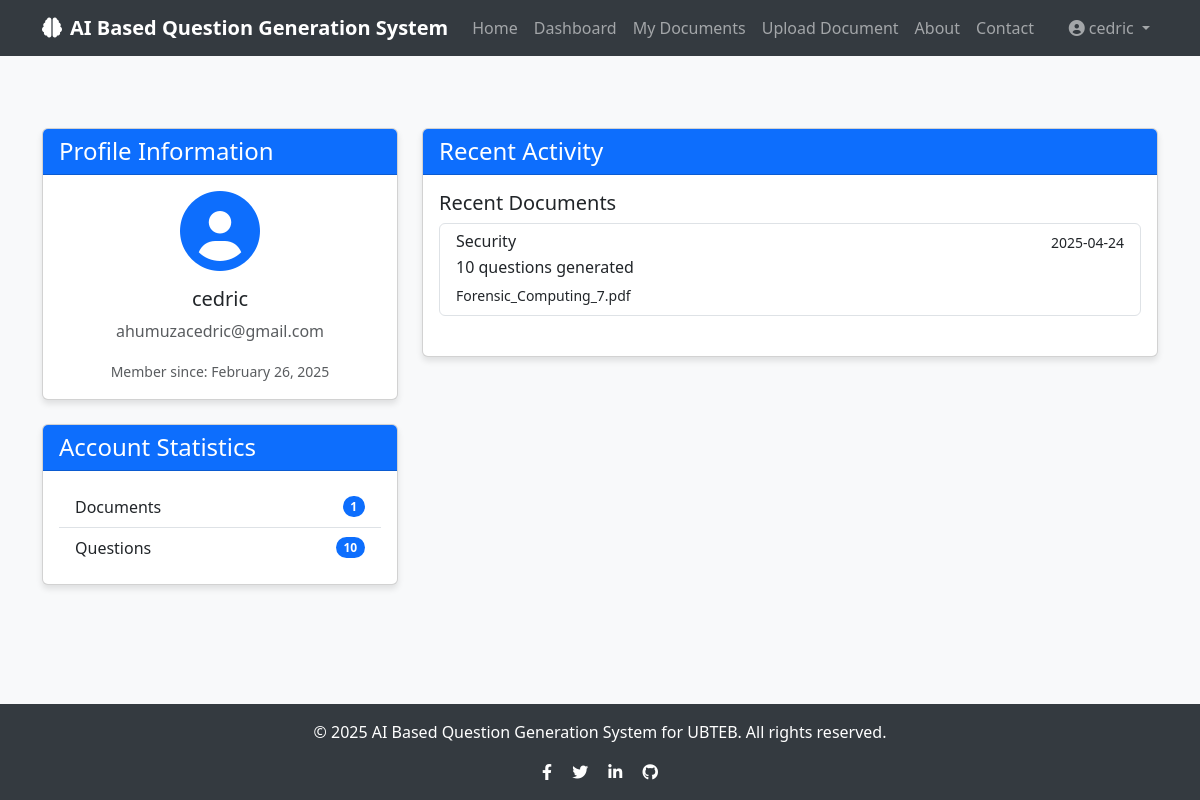
The app's page /profile (signed in), older data.
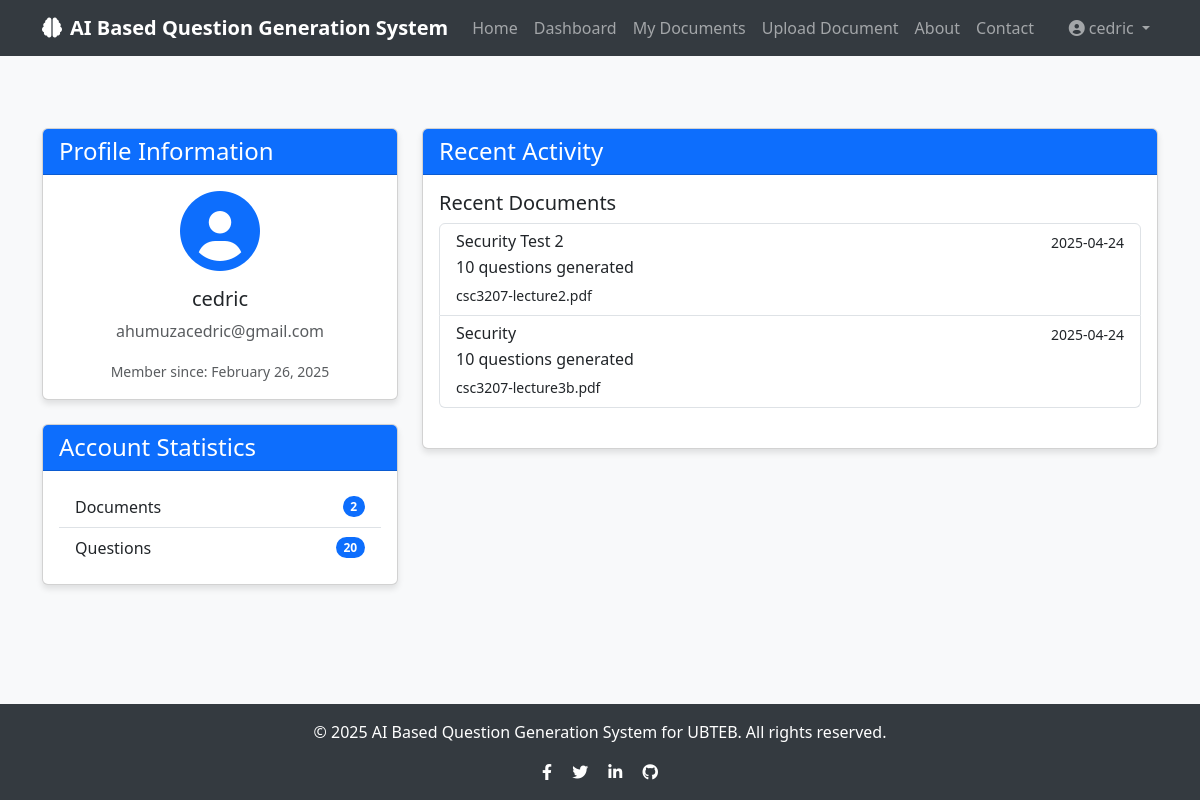
The same page, newer data.
### app/models/document.py (models this page shows, shortened)
class Document(db.Model):
    id = db.Column(db.Integer, primary_key=True)
    title = db.Column(db.String(100), nullable=False)
    filename = db.Column(db.String(100), nullable=False)
    file_path = db.Column(db.String(255), nullable=False)
    content = db.Column(db.Text, nullable=False)
    created_at = db.Column(db.DateTime, default=datetime.utcnow)
    user_id = db.Column(db.Integer, db.ForeignKey('user.id'), nullable=False)
    questions = db.relationship('Question', backref='document', lazy=True, cascade="all, delete-orphan")

### app/routes/auth.py (the view)
@auth.route('/profile', methods=['GET', 'POST'])
@login_required
def profile():
    return render_template('auth/profile.html', user=current_user)

### app/models/user.py (called while the page is built)
@login_manager.user_loader
def load_user(user_id):
    return User.query.get(int(user_id))

### app/templates/auth/profile.html (shortened to what this page needs)
{% extends "base.html" %}
{% block content %}
<div class="container py-5">
    <div class="row">
        <div class="col-md-4">
            <div class="card mb-4">
                <div class="card-header bg-primary text-white">
                    <h4 class="mb-0">Profile Information</h4>
                </div>
                <div class="card-body text-center">
                    <div class="mb-3">
                        <i class="fas fa-user-circle fa-5x text-primary"></i>
                    </div>
                    <h5 class="card-title">{{ user.username }}</h5>
                    <p class="card-text text-muted">{{ user.email }}</p>
                    <p class="card-text">
                        <small class="text-muted">Member since: {{ user.created_at.strftime('%B %d, %Y') }}</small>
                    </p>
                </div>
            </div>
            <div class="card">
                <div class="card-header bg-primary text-white">
                    <h4 class="mb-0">Account Statistics</h4>
                </div>
                <div class="card-body">
                    <ul class="list-group list-group-flush">
                        <li class="list-group-item d-flex justify-content-between align-items-center">
                            Documents
                            <span class="badge bg-primary rounded-pill">{{ user.documents|length }}</span>
                        </li>
                        <li class="list-group-item d-flex justify-content-between align-items-center">
                            Questions
                            <span class="badge bg-primary rounded-pill">{{ user.questions|length }}</span>
                        </li>
                    </ul>
                </div>
            </div>
        </div>
        <div class="col-md-8">
            <div class="card">
                <div class="card-header bg-primary text-white">
                    <h4 class="mb-0">Recent Activity</h4>
                </div>
                <div class="card-body">
                    {% if user.documents %}
                        <h5 class="card-title">Recent Documents</h5>
                        <div class="list-group mb-4">
                            {% for document in user.documents|sort(attribute='created_at', reverse=True) %}
                                {% if loop.index <= 5 %}
                                <a href="{{ url_for('questions.view_document', document_id=document.id) }}" class="list-group-item list-group-item-action">
                                    <div class="d-flex w-100 justify-content-between">
                                        <h6 class="mb-1">{{ document.title }}</h6>
                                        <small>{{ document.created_at.strftime('%Y-%m-%d') }}</small>
                                    </div>
                                    <p class="mb-1">{{ document.questions|length }} questions generated</p>
                                    <small>{{ document.filename }}</small>
                                </a>
                                {% endif %}
                            {% endfor %}
                        </div>
                    {% else %}
                        <div class="alert alert-info">
                            <p class="mb-0">You haven't uploaded any documents yet. <a href="{{ url_for('questions.upload_document') }}">Upload your first document</a> to get started!</p>
                        </div>
                    {% endif %}
                </div>
            </div>
        </div>
    </div>
</div>
{% endblock %}

Row changes from the older to the newer data that the page shows:
added Document: title "Security Test 2", created_at "2025-04-24", questions|length "10", filename "csc3207-lecture2.pdf"
changed Document "Security": filename "Forensic_Computing_7.pdf" → "csc3207-lecture3b.pdf"
Text that changed along with them:
{{ user.documents|length }}: "1" → "2"
{{ user.questions|length }}: "10" → "20"
